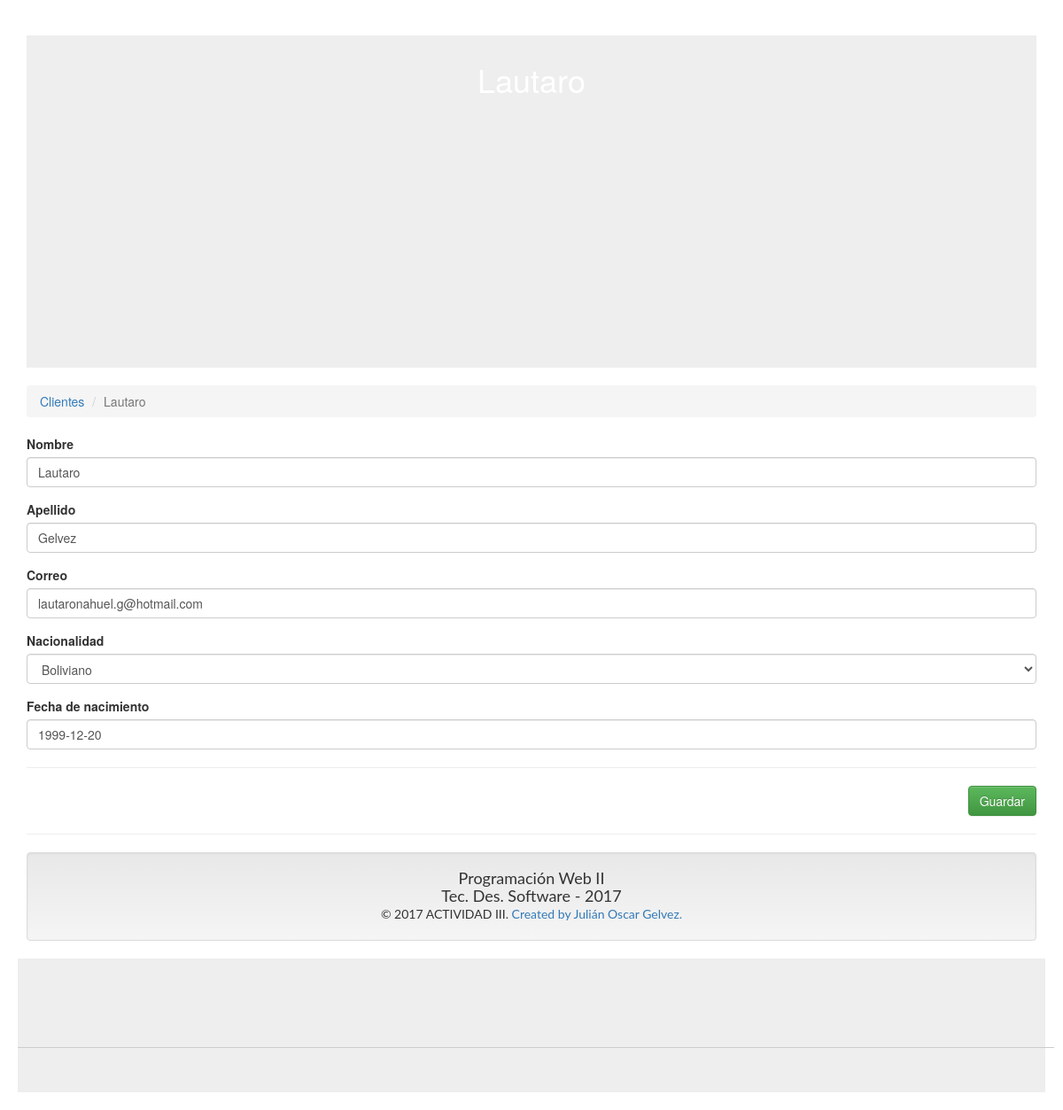
Screenshot of /?c=Cliente&a=Crud&id=3 with the database file from the repository.
### tables this page shows
CREATE TABLE `cliente` (
  `id` int(11) NOT NULL,
  `Nombre` varchar(50) NOT NULL DEFAULT '0',
  `Apellido` varchar(50) NOT NULL DEFAULT '0',
  `Nacionalidad` text NOT NULL,
  `FechaNacimiento` varchar(20) DEFAULT NULL,
  `FechaRegistro` varchar(20) DEFAULT NULL,
  `Correo` varchar(50) NOT NULL
);

### controller/cliente.controller.php (called while the page is built, shortened)
<?php
require_once 'model/cliente.php';
class ClienteController{
    private $model;
    public function __CONSTRUCT(){
        $this->model = new Cliente();
    }
    public function Crud(){
        $alm = new Cliente();
        if(isset($_REQUEST['id'])){
            $alm = $this->model->Obtener($_REQUEST['id']);
        }
        require 'view/header.php';
        require 'view/cliente/cliente-editar.php';
        require 'view/footer.php';
    }
}

### model/database.php (called while the page is built)
<?php
class Database
{
    public static function StartUp()
    {
        $pdo = new PDO('mysql:host=localhost;dbname=formmvc;charset=utf8', 'root', '0000');
        $pdo->setAttribute(PDO::ATTR_ERRMODE, PDO::ERRMODE_EXCEPTION);
        return $pdo;
    }
}

### model/cliente.php (called while the page is built, shortened)
<?php
class Cliente
{
	private $pdo;
	public function __CONSTRUCT()
	{
		try
		{
			$this->pdo = Database::StartUp();
		}
		catch(Exception $e)
		{
			die($e->getMessage());
		}
	}
	public function Obtener($id)
	{
		try
		{
			$stm = $this->pdo
			          ->prepare("SELECT * FROM cliente WHERE id = ?");
			$stm->execute(array($id));
			return $stm->fetch(PDO::FETCH_OBJ);
		} catch (Exception $e)
		{
			die($e->getMessage());
		}
	}
}

### view/cliente/cliente-editar.php (the view, shortened to what this page needs)
<h1 class="page-header">
</h1>
<ol class="breadcrumb">
  <li><a href="?c=Cliente">Clientes</a></li>
  <li class="active"><?php echo $alm->id != null ? $alm->Nombre : 'Nuevo Registro'; ?></li>
</ol>
<form id="frm-cliente" action="?c=Cliente&a=Guardar" method="post" enctype="multipart/form-data">
    <div class="form-group">
        <label>Nombre</label>
        <input type="text" name="Nombre" value="<?php echo $alm->Nombre; ?>" class="form-control" placeholder="Ingrese su nombre" data-validacion-tipo="requerido|min:3" />
    </div>
    <div class="form-group">
        <label>Apellido</label>
        <input type="text" name="Apellido" value="<?php echo $alm->Apellido; ?>" class="form-control" placeholder="Ingrese su apellido" data-validacion-tipo="requerido|min:3" />
    </div>
    <div class="form-group">
        <label>Correo</label>
        <input type="text" name="Correo" value="<?php echo $alm->Correo; ?>" class="form-control" placeholder="Ingrese su correo electrónico" data-validacion-tipo="requerido|email" />
    </div>
    <div class="form-group">
        <label>Nacionalidad</label>
        <select name="Nacionalidad" class="form-control">
            <option <?php echo $alm->Nacionalidad == 4 ? 'selected' : ''; ?> value="4">Boliviano</option>
        </select>
    </div>
    <div class="form-group">
        <label>Fecha de nacimiento</label>
        <input type="text" name="FechaNacimiento" value="<?php echo $alm->FechaNacimiento; ?>" class="form-control datepicker" placeholder="Ingrese su fecha de nacimiento" data-validacion-tipo="requerido" />
    </div>
    <hr />
    <div class="text-right">
        <button class="btn btn-success">Guardar</button>
    </div>
</form>

### assets/css/style.css (style rules this page uses)
body { background-color:#ffffff; }
p,h1,h2,h3,h4 { margin:0;padding:0; }
.page-header { min-height:375px;position:relative;padding:30px 0;text-align:center;color:#ffffff;background-position: center center;background-size: cover;background-color:#eeeeee; }

### rows the page displays
cliente: Nombre "Lautaro", Apellido "Gelvez", Correo "lautaronahuel.g@hotmail.com", Nacionalidad "Boliviano", FechaNacimiento "1999-12-20"
